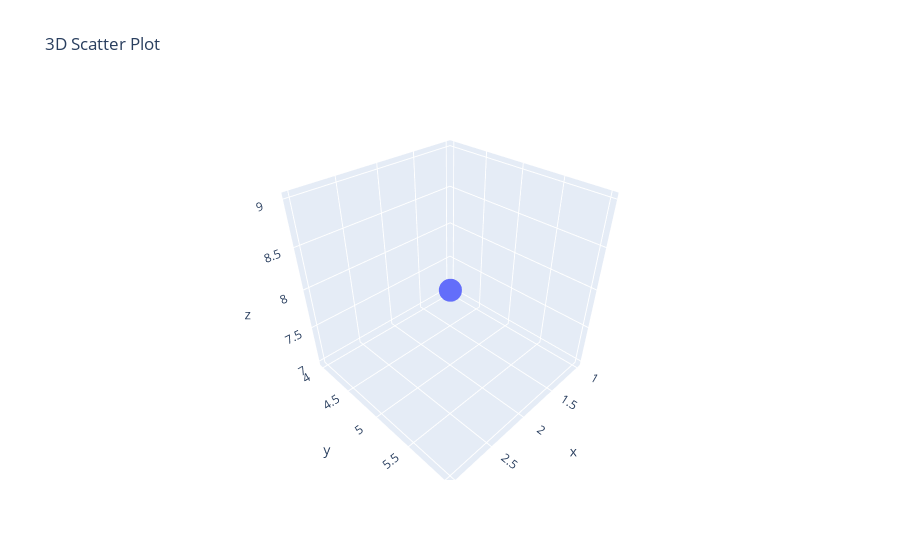

The code cell stored with this chart in its notebook:
### Code cell
#13. Create a 3D scatter plot using Plotly
import plotly.express as px
df = pd.DataFrame({'x': [1, 2, 3], 'y': [4, 5, 6], 'z': [7, 8, 9]})
fig = px.scatter_3d(df, x='x', y='y', z='z', title='3D Scatter Plot')
fig.show()

### Figure 1 — Plotly figure (JSON) as saved in the notebook; plotly's stock layout.template omitted (floating-point values rounded to 4 significant figures)
{"data": [{"hovertemplate": "x=%{x}<br>y=%{y}<br>z=%{z}<extra></extra>", "legendgroup": "", "marker": {"color": "#636efa", "symbol": "circle"}, "mode": "markers", "name": "", "scene": "scene", "showlegend": false, "type": "scatter3d", "x": [1, 2, 3], "y": [4, 5, 6], "z": [7, 8, 9]}], "layout": {"autosize": true, "legend": {"tracegroupgap": 0}, "scene": {"aspectmode": "auto", "aspectratio": {"x": 1, "y": 1, "z": 1}, "camera": {"center": {"x": 0, "y": 0, "z": 0}, "eye": {"x": 1.277, "y": 1.277, "z": 1.277}, "projection": {"type": "perspective"}, "up": {"x": 0, "y": 0, "z": 1}}, "domain": {"x": [0, 1], "y": [0, 1]}, "xaxis": {"title": {"text": "x"}, "type": "linear"}, "yaxis": {"title": {"text": "y"}, "type": "linear"}, "zaxis": {"title": {"text": "z"}, "type": "linear"}}, "title": {"text": "3D Scatter Plot"}}}
